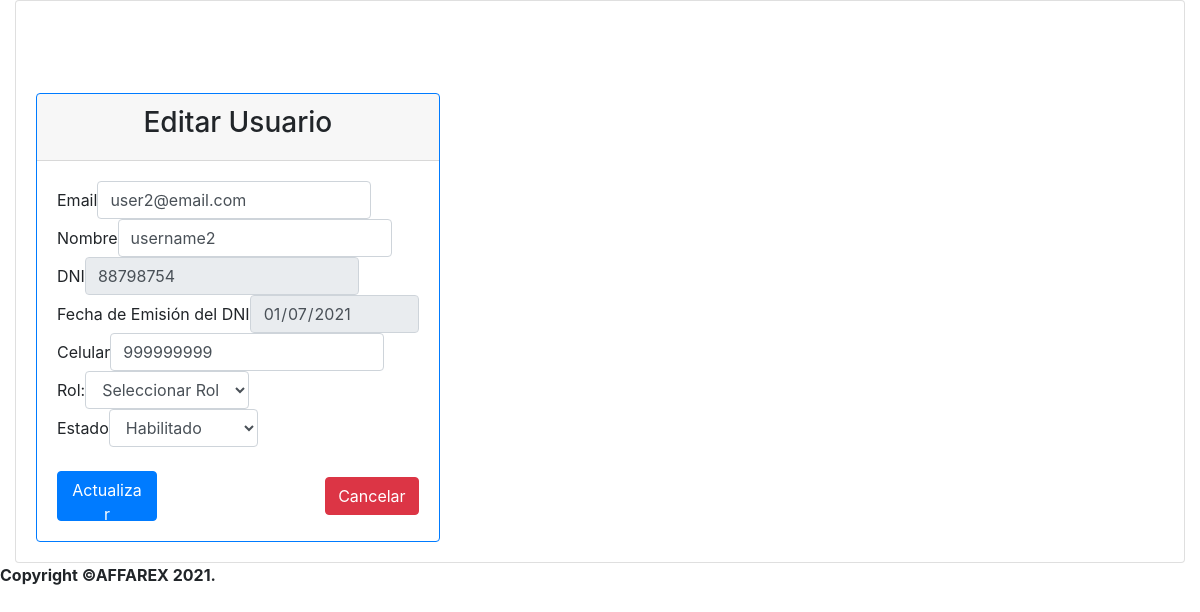
Page /moduloGestionSistema/getEditarUsuario.php?idusuario=2 (signed in) on the committed database.
### tables this page shows
CREATE TABLE `usuarios` (
  `idusuario` int(11) NOT NULL,
  `email` varchar(100) NOT NULL,
  `contrasenia` varchar(100) NOT NULL,
  `nombre` varchar(100) NOT NULL,
  `DNI` varchar(8) NOT NULL,
  `fecha_emision_dni` date NOT NULL,
  `celular` varchar(20) NOT NULL,
  `idrol` int(11) NOT NULL,
  `estado` varchar(30) NOT NULL
);

### Models/Conexion.php (called while the page is built)
<?php
	class Conexion {
		public static function Conectar() {
			try {
				$conexion = new PDO('mysql:host=localhost; dbname=affarex2', 'root', '123456789');
				$conexion->setAttribute(PDO::ATTR_ERRMODE, PDO::ERRMODE_EXCEPTION);
				$conexion->exec("SET CHARACTER SET UTF8");
			} catch (Exception $error) {
				die("Error: " . $error->getMessage());
				echo "Error en la línea " . $error->getLine();
			}
			return $conexion;
		}
	}
?>

### moduloGestionSistema/CC_UsuarioController.php (called while the page is built, shortened)
<?php
    class CC_UsuarioController {
        public function GetUsuarioById($idusuario)
        {
            require_once ("../Models/CE_Usuario.php");
            $usuarios = new CE_Usuario;
            return $usuarios->ObtenerDatosUsuario($idusuario);
        }
    }
?>

### Models/CE_Usuario.php (called while the page is built, shortened)
<?php
    require_once ("Conexion.php");
    class CE_Usuario extends Conexion {
		private $email;
		private $nombre;
        private $dni;
        private $fecha_emision_dni;
        private $celular;
        private $estado;
		public function setEmail ($email)
		{
			$this->email = $email;
		}
		public function getEmail ()
		{
			return $this->email;
		}
		public function setNombre ($nombre)
		{
			$this->nombre = $nombre;
		}
		public function getNombre ()
		{
			return $this->nombre;
		}
		public function setDni ($dni)
		{
			$this->dni = $dni;
		}
		public function getDni ()
		{
			return $this->dni;
        }
        public function setFecha_emision_dni ($fecha_emision_dni)
		{
			$this->fecha_emision_dni = $fecha_emision_dni;
		}
		public function getFecha_emision_dni ()
		{
			return $this->fecha_emision_dni;
		}
        public function setCelular ($celular)
		{
			$this->celular = $celular;
		}
		public function getCelular ()
		{
			return $this->celular;
		}
		public function setEstado ($estado)
		{
			$this->estado = $estado;
		}
		public function getEstado ()
		{
			return $this->estado;
		}
        public function ObtenerDatosUsuario ($idusuario)
        {
            $consulta = $this->Conectar()->prepare("SELECT * FROM usuarios WHERE idusuario = '$idusuario'");
            $consulta->execute();
			$datos = $consulta->fetch(PDO::FETCH_OBJ);
            $dusuarios = new CE_Usuario;
            if ($datos)
            {
                $dusuarios->setIdusuario($datos->idusuario);
                $dusuarios->setEmail($datos->email);
                $dusuarios->setPassword($datos->contrasenia);
                $dusuarios->setNombre($datos->nombre);
                $dusuarios->setDni($datos->DNI);
                $dusuarios->setFecha_emision_dni($datos->fecha_emision_dni);
                $dusuarios->setCelular($datos->celular);
                $dusuarios->setIdrol($datos->idrol);
                $dusuarios->setEstado($datos->estado);
            }
            return $dusuarios;
        }
    }
?>

### moduloGestionSistema/CI_EditarUsuario.php (the view, shortened to what this page needs)
<?php
    class CI_EditarUsuario {
        public function EditarUsuarioShow($idusuario)
        {
            require_once ("../Shared/head.php");
            require_once ("CC_UsuarioController.php");
            $usuario = new CC_UsuarioController;
            $usuarios = $usuario->GetUsuarioById($idusuario);
?>
                    <div class="card">
                    <br><br><br>
					<div class="card-body"  style="text-align: center;">
							<form class="form-inline" action="getEditarUsuario.php" method="POST">
                            <div class="row">
                                    <div class="col-md-12">
                                        <div class="card border-primary">
                                            <div class="card-header" style="text-align: center;">
                                                <h3>Editar Usuario</h3>
                                            </div>
                                            <div class="card-body">
                                                <div class="form-group">
                                                    <label >Email</label>
                                                    <input name="txtEmail" id="txtEmail" class="form-control" type="text" placeholder="Ingrese un correo electrónico" value="<?php echo $usuarios->getEmail(); ?>">
                                                </div>
                                                <div class="form-group">
                                                    <label>Nombre</label>
                                                    <input name="txtNombre" id="txtNombre" class="form-control" type="text" placeholder="Ingrese el nombre del usuario" value="<?php echo $usuarios->getNombre(); ?>">
                                                </div>
                                                <div class="form-group">
                                                    <label>DNI</label>
                                                    <input name="txtDNI" id="txtDNI" class="form-control" type="text" placeholder="Ingrese el DNI" value="<?php echo $usuarios->getDni(); ?>" disabled>
                                                </div>
                                                <div class="form-group">
                                                    <label>Fecha de Emisión del DNI</label>
                                                        <input name="txtFechaDNI" id="txtFechaDNI" class="form-control" type="date" placeholder="Ingrese la fecha" value="<?php echo $usuarios->getFecha_emision_dni(); ?>" disabled>
                                                </div>
                                                <div class="form-group">
                                                    <label>Celular</label>
                                                    <input name="txtCelular" id="txtCelular" class="form-control" type="text" placeholder="Ingrese el celular" value="<?php echo $usuarios->getCelular(); ?>">
                                                </div>
                                                <div class="form-group">
                                                    <label>Rol:</label>
                                                    <select class="form-control" name="selectRol" id="selectRol">
                                                        <option>Seleccionar Rol</option>
                                                    </select>
                                                </div>
                                                <?php
                                                    if ($usuarios->getEstado() == "Habilitado")
                                                    {
                                                ?>
                                                        <div class="form-group">
                                                            <label>Estado</label>
                                                            <select class="form-control" name="selectEstado" id="selectEstado">
                                                                <option selected value="Habilitado">Habilitado</option>
                                                            </select>
                                                        </div>
                                                <?php
                                                    }
                                                 ?>
                                                <br>
                                                    <div class="form-group d-flex justify-content-between" style=" text-align: center;">
                                                        <button type="submit" class="btn btn-primary" style=" width:100px; height:50px;"name="btnEnviarEdit" id="btnEnviarEdit">Actualizar</button>
                                                        <a class="btn btn-danger text-white" href="../moduloGestionSistema/getListaUsuarios.php" role="button">Cancelar</a>
                                                    </div>
                                        </div>
                                    </div>
                                </div>
                         </div>
                       </form>
                    </div>
<?php
            require_once ("../Shared/footer.php");
        }
    }
?>

### rows in the picture
usuarios: txtEmail "user2@email.com", txtNombre "username2", txtDNI "88798754", txtFechaDNI "01/07/2021", txtCelular "999999999"
